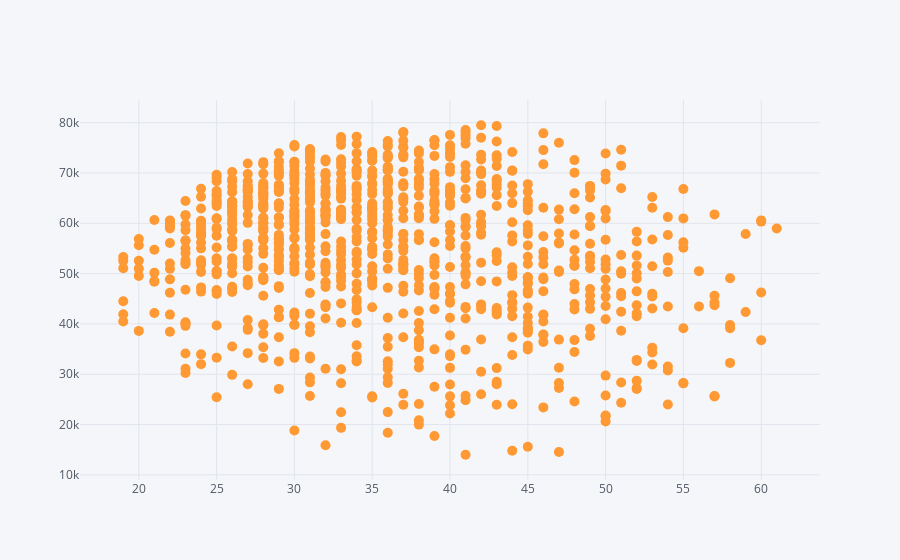

Notebook source saved alongside this figure:
### Code cell
ad_data.iplot(kind='scatter',x='Age',y='Area Income',mode='markers',size=10)

### Figure 1 — Plotly figure (JSON) as saved in the notebook; plotly's stock layout.template omitted (floating-point values rounded to 4 significant figures; data arrays with more than 128 entries replaced by an {"elided": "..."} marker saying what was removed)
{"data": [{"line": {"color": "rgba(255, 153, 51, 1.0)", "dash": "solid", "shape": "linear", "width": 1.3}, "marker": {"size": 10, "symbol": "circle"}, "mode": "markers", "name": "Area Income", "text": "", "type": "scatter", "x": {"elided": "1000 int values"}, "y": {"elided": "1000 float values"}}], "layout": {"legend": {"bgcolor": "#F5F6F9", "font": {"color": "#4D5663"}}, "paper_bgcolor": "#F5F6F9", "plot_bgcolor": "#F5F6F9", "title": {"font": {"color": "#4D5663"}}, "xaxis": {"gridcolor": "#E1E5ED", "showgrid": true, "tickfont": {"color": "#4D5663"}, "title": {"font": {"color": "#4D5663"}, "text": ""}, "zerolinecolor": "#E1E5ED"}, "yaxis": {"gridcolor": "#E1E5ED", "showgrid": true, "tickfont": {"color": "#4D5663"}, "title": {"font": {"color": "#4D5663"}, "text": ""}, "zerolinecolor": "#E1E5ED"}}}
